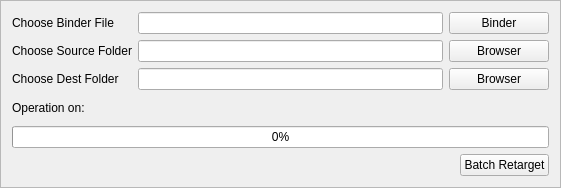
<?xml version="1.0" encoding="UTF-8"?>
<ui version="4.0">
 <class>Frame</class>
 <widget class="QFrame" name="Frame">
  <property name="geometry">
   <rect>
    <x>0</x>
    <y>0</y>
    <width>561</width>
    <height>188</height>
   </rect>
  </property>
  <property name="windowTitle">
   <string>Frame</string>
  </property>
  <property name="frameShape">
   <enum>QFrame::StyledPanel</enum>
  </property>
  <property name="frameShadow">
   <enum>QFrame::Raised</enum>
  </property>
  <layout class="QVBoxLayout" name="verticalLayout">
   <item>
    <layout class="QHBoxLayout" name="horizontalLayout_3">
     <item>
      <widget class="QLabel" name="label_2">
       <property name="sizePolicy">
        <sizepolicy hsizetype="Fixed" vsizetype="Preferred">
         <horstretch>0</horstretch>
         <verstretch>0</verstretch>
        </sizepolicy>
       </property>
       <property name="minimumSize">
        <size>
         <width>120</width>
         <height>0</height>
        </size>
       </property>
       <property name="text">
        <string>Choose Binder File</string>
       </property>
      </widget>
     </item>
     <item>
      <widget class="DNDLineEdit" name="binderPathLE"/>
     </item>
     <item>
      <widget class="QPushButton" name="binderBTN">
       <property name="sizePolicy">
        <sizepolicy hsizetype="Fixed" vsizetype="Fixed">
         <horstretch>0</horstretch>
         <verstretch>0</verstretch>
        </sizepolicy>
       </property>
       <property name="minimumSize">
        <size>
         <width>100</width>
         <height>0</height>
        </size>
       </property>
       <property name="text">
        <string>Binder</string>
       </property>
      </widget>
     </item>
    </layout>
   </item>
   <item>
    <layout class="QHBoxLayout" name="horizontalLayout_2">
     <item>
      <widget class="QLabel" name="label">
       <property name="sizePolicy">
        <sizepolicy hsizetype="Fixed" vsizetype="Preferred">
         <horstretch>0</horstretch>
         <verstretch>0</verstretch>
        </sizepolicy>
       </property>
       <property name="minimumSize">
        <size>
         <width>120</width>
         <height>0</height>
        </size>
       </property>
       <property name="text">
        <string>Choose Source Folder</string>
       </property>
      </widget>
     </item>
     <item>
      <widget class="DNDLineEdit" name="sourceFolderLE"/>
     </item>
     <item>
      <widget class="QPushButton" name="sourceBrowserBTN">
       <property name="sizePolicy">
        <sizepolicy hsizetype="Fixed" vsizetype="Fixed">
         <horstretch>0</horstretch>
         <verstretch>0</verstretch>
        </sizepolicy>
       </property>
       <property name="minimumSize">
        <size>
         <width>100</width>
         <height>0</height>
        </size>
       </property>
       <property name="text">
        <string>Browser</string>
       </property>
      </widget>
     </item>
    </layout>
   </item>
   <item>
    <layout class="QHBoxLayout" name="horizontalLayout_5">
     <item>
      <widget class="QLabel" name="label_4">
       <property name="sizePolicy">
        <sizepolicy hsizetype="Fixed" vsizetype="Preferred">
         <horstretch>0</horstretch>
         <verstretch>0</verstretch>
        </sizepolicy>
       </property>
       <property name="minimumSize">
        <size>
         <width>120</width>
         <height>0</height>
        </size>
       </property>
       <property name="text">
        <string>Choose Dest Folder</string>
       </property>
      </widget>
     </item>
     <item>
      <widget class="DNDLineEdit" name="destFolderLE"/>
     </item>
     <item>
      <widget class="QPushButton" name="destBrowserBTN">
       <property name="sizePolicy">
        <sizepolicy hsizetype="Fixed" vsizetype="Fixed">
         <horstretch>0</horstretch>
         <verstretch>0</verstretch>
        </sizepolicy>
       </property>
       <property name="minimumSize">
        <size>
         <width>100</width>
         <height>0</height>
        </size>
       </property>
       <property name="text">
        <string>Browser</string>
       </property>
      </widget>
     </item>
    </layout>
   </item>
   <item>
    <layout class="QHBoxLayout" name="horizontalLayout_4">
     <item>
      <widget class="QLabel" name="label_3">
       <property name="maximumSize">
        <size>
         <width>90</width>
         <height>16777215</height>
        </size>
       </property>
       <property name="text">
        <string>Operation on:</string>
       </property>
      </widget>
     </item>
     <item>
      <widget class="QLabel" name="mayaLB">
       <property name="text">
        <string/>
       </property>
      </widget>
     </item>
    </layout>
   </item>
   <item>
    <layout class="QVBoxLayout" name="verticalLayout_2">
     <item>
      <widget class="QProgressBar" name="progressBar">
       <property name="maximum">
        <number>100</number>
       </property>
       <property name="value">
        <number>0</number>
       </property>
      </widget>
     </item>
    </layout>
   </item>
   <item>
    <layout class="QHBoxLayout" name="horizontalLayout">
     <item>
      <spacer name="horizontalSpacer">
       <property name="orientation">
        <enum>Qt::Horizontal</enum>
       </property>
       <property name="sizeHint" stdset="0">
        <size>
         <width>40</width>
         <height>20</height>
        </size>
       </property>
      </spacer>
     </item>
     <item>
      <widget class="QPushButton" name="batchRetargetBTN">
       <property name="text">
        <string>Batch Retarget</string>
       </property>
      </widget>
     </item>
    </layout>
   </item>
  </layout>
 </widget>
 <customwidgets>
  <customwidget>
   <class>DNDLineEdit</class>
   <extends>QLineEdit</extends>
   <header>dndlineedit.h</header>
  </customwidget>
 </customwidgets>
 <resources/>
 <connections/>
</ui>
